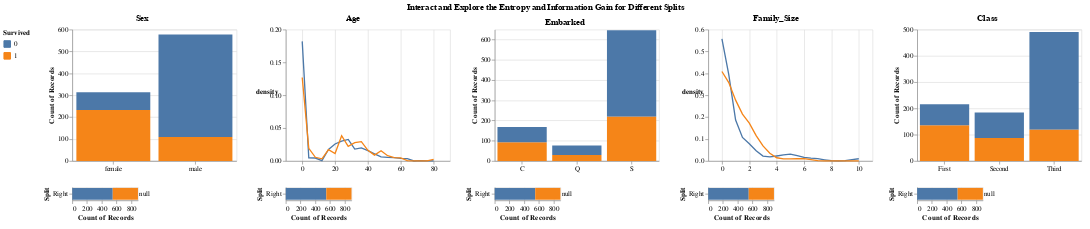

The notebook cell saved with this chart:
### Markdown cell above
## Let's Build Our Own Decision Tree Using an Interactive Visualization

With our Information Gain score in hand, we’re now ready to pick the best possible first split.

### Code cell
build_interactive_decision_tree(
    titanic_df, show_splits=True
).properties(title = "Interact and Explore the Entropy and Information Gain for Different Splits")

### Figure 1 — Vega-Lite specification as saved in the notebook (floating-point values rounded to 4 significant figures; data arrays with more than 128 entries replaced by an {"elided": "..."} marker saying what was removed)
{"config": {"view": {"continuousWidth": 400, "continuousHeight": 300}, "title": {"anchor": "middle"}}, "hconcat": [{"vconcat": [{"data": {"name": "data-aa8c16ed6ba88c9c815e9b78a6a43374"}, "mark": "bar", "encoding": {"color": {"type": "nominal", "field": "Survived", "legend": {"orient": "left"}, "sort": [1, 0]}, "opacity": {"condition": {"value": 1, "selection": "selector019"}, "value": 0.3}, "x": {"type": "nominal", "axis": {"labelAngle": 0}, "field": "Sex", "title": null}, "y": {"type": "quantitative", "aggregate": "count"}}, "height": 200, "selection": {"selector019": {"type": "single", "fields": ["Sex"]}}, "width": 250}, {"hconcat": [{"layer": [{"mark": "bar", "encoding": {"color": {"type": "nominal", "field": "Survived", "sort": [1, 0]}, "x": {"type": "quantitative", "aggregate": "count", "scale": {"domain": [0, 891]}}, "y": {"type": "nominal", "field": "Split"}}, "transform": [{"calculate": "selector019['Sex']", "as": "split_val"}, {"calculate": "datum.Sex == datum.split_val?'Left':'Right'", "as": "Split"}], "width": 100}, {"mark": {"type": "text", "dx": 10}, "encoding": {"text": {"type": "quantitative", "field": "Entropy"}, "x": {"type": "quantitative", "aggregate": "count", "scale": {"domain": [0, 891]}}, "y": {"type": "nominal", "field": "Split"}}, "transform": [{"calculate": "selector019['Sex']", "as": "split_val"}, {"calculate": "datum.Sex == datum.split_val?'Left':'Right'", "as": "Split"}, {"lookup": "split_val", "from": {"data": {"name": "data-ee7fcfcc52a78b531e467c550b3fc74f"}, "key": "Split_Val", "fields": ["Left_Entropy", "Right_Entropy"]}}, {"calculate": "datum.Split == 'Left'?datum.Left_Entropy:datum.Right_Entropy", "as": "Entropy"}]}], "data": {"name": "data-aa8c16ed6ba88c9c815e9b78a6a43374"}}, {"vconcat": [{"mark": "text", "encoding": {"text": {"type": "nominal", "field": "chart_text"}}, "transform": [{"calculate": "selector019['Sex']", "as": "selected_val"}, {"filter": "((datum.Split_Val <= datum.selected_val) && (datum.Split_Val >= datum.selected_val))"}, {"calculate": "('For Sex=' + datum.selected_val)", "as": "chart_text"}], "width": 120}, {"mark": "text", "encoding": {"text": {"type": "nominal", "field": "chart_text"}}, "transform": [{"calculate": "selector019['Sex']", "as": "selected_val"}, {"filter": "((datum.Split_Val <= datum.selected_val) && (datum.Split_Val >= datum.selected_val))"}, {"calculate": "('Information Gain: ' + datum.Information_Gain)", "as": "chart_text"}], "width": 120}], "data": {"name": "data-ee7fcfcc52a78b531e467c550b3fc74f"}}]}], "title": "Sex"}, {"vconcat": [{"layer": [{"data": {"name": "data-1b1ad364eb6985e496936a585856e77a"}, "mark": {"type": "bar", "align": "left", "binSpacing": 0, "size": 2.5}, "encoding": {"color": {"value": "lightgrey"}, "opacity": {"condition": {"value": 0.3, "test": "(datum.val <= datum.key)"}, "value": 0}, "x": {"type": "quantitative", "field": "Age", "title": null}, "y": {"type": "quantitative", "axis": null, "field": "Height"}}, "height": 200, "selection": {"selector020": {"type": "single", "fields": ["Age"], "on": "mouseover", "nearest": true}}, "transform": [{"calculate": "selector020['Age']", "as": "key"}, {"calculate": "datum.Age", "as": "val"}]}, {"data": {"name": "data-f52098bab16cb7da47a93e08f6df8427"}, "mark": "line", "encoding": {"color": {"type": "nominal", "field": "Survived"}, "x": {"type": "quantitative", "field": "value", "title": null}, "y": {"type": "quantitative", "axis": {"labelAngle": 0, "titleAngle": 0}, "field": "density"}}, "height": 200, "transform": [{"density": "value", "bandwidth": 0.5, "groupby": ["variable", "Survived"], "steps": 20}, {"joinaggregate": [{"op": "max", "field": "density", "as": "max_density"}]}], "width": 250}], "resolve": {"scale": {"y": "independent"}}}, {"hconcat": [{"data": {"name": "data-f52098bab16cb7da47a93e08f6df8427"}, "mark": "bar", "encoding": {"color": {"type": "nominal", "field": "Survived", "sort": [1, 0]}, "x": {"type": "quantitative", "aggregate": "count", "scale": {"domain": [0, 891]}}, "y": {"type": "nominal", "field": "Split"}}, "transform": [{"calculate": "selector020['Age']", "as": "split_val"}, {"calculate": "datum.value <= datum.split_val?'Left':'Right'", "as": "Split"}], "width": 100}, {"vconcat": [{"mark": "text", "encoding": {"text": {"type": "nominal", "field": "chart_text"}}, "transform": [{"calculate": "selector020['Age']", "as": "selected_val"}, {"filter": "((datum.Split_Val <= datum.selected_val) && (datum.Split_Val >= datum.selected_val))"}, {"calculate": "('For Age<=' + datum.selected_val)", "as": "chart_text"}], "width": 120}, {"mark": "text", "encoding": {"text": {"type": "nominal", "field": "chart_text"}}, "transform": [{"calculate": "selector020['Age']", "as": "selected_val"}, {"filter": "((datum.Split_Val <= datum.selected_val) && (datum.Split_Val >= datum.selected_val))"}, {"calculate": "('Information Gain: ' + datum.Information_Gain)", "as": "chart_text"}], "width": 120}], "data": {"name": "data-1387304e1671e585b239a9f15344403d"}}]}], "resolve": {"scale": {"x": "shared"}}, "title": "Age"}, {"vconcat": [{"data": {"name": "data-1f7bc10a46cff10c6cd0d3e8919f04c1"}, "mark": "bar", "encoding": {"color": {"type": "nominal", "field": "Survived", "legend": {"orient": "left"}, "sort": [1, 0]}, "opacity": {"condition": {"value": 1, "selection": "selector021"}, "value": 0.3}, "x": {"type": "nominal", "axis": {"labelAngle": 0}, "field": "Embarked", "title": null}, "y": {"type": "quantitative", "aggregate": "count"}}, "height": 200, "selection": {"selector021": {"type": "single", "fields": ["Embarked"]}}, "width": 250}, {"hconcat": [{"layer": [{"mark": "bar", "encoding": {"color": {"type": "nominal", "field": "Survived", "sort": [1, 0]}, "x": {"type": "quantitative", "aggregate": "count", "scale": {"domain": [0, 891]}}, "y": {"type": "nominal", "field": "Split"}}, "transform": [{"calculate": "selector021['Embarked']", "as": "split_val"}, {"calculate": "datum.Embarked == datum.split_val?'Left':'Right'", "as": "Split"}], "width": 100}, {"mark": {"type": "text", "dx": 10}, "encoding": {"text": {"type": "quantitative", "field": "Entropy"}, "x": {"type": "quantitative", "aggregate": "count", "scale": {"domain": [0, 891]}}, "y": {"type": "nominal", "field": "Split"}}, "transform": [{"calculate": "selector021['Embarked']", "as": "split_val"}, {"calculate": "datum.Embarked == datum.split_val?'Left':'Right'", "as": "Split"}, {"lookup": "split_val", "from": {"data": {"name": "data-2e06b5398506827b79da3ef6eabaf98e"}, "key": "Split_Val", "fields": ["Left_Entropy", "Right_Entropy"]}}, {"calculate": "datum.Split == 'Left'?datum.Left_Entropy:datum.Right_Entropy", "as": "Entropy"}]}], "data": {"name": "data-1f7bc10a46cff10c6cd0d3e8919f04c1"}}, {"vconcat": [{"mark": "text", "encoding": {"text": {"type": "nominal", "field": "chart_text"}}, "transform": [{"calculate": "selector021['Embarked']", "as": "selected_val"}, {"filter": "((datum.Split_Val <= datum.selected_val) && (datum.Split_Val >= datum.selected_val))"}, {"calculate": "('For Embarked=' + datum.selected_val)", "as": "chart_text"}], "width": 120}, {"mark": "text", "encoding": {"text": {"type": "nominal", "field": "chart_text"}}, "transform": [{"calculate": "selector021['Embarked']", "as": "selected_val"}, {"filter": "((datum.Split_Val <= datum.selected_val) && (datum.Split_Val >= datum.selected_val))"}, {"calculate": "('Information Gain: ' + datum.Information_Gain)", "as": "chart_text"}], "width": 120}], "data": {"name": "data-2e06b5398506827b79da3ef6eabaf98e"}}]}], "title": "Embarked"}, {"vconcat": [{"layer": [{"data": {"name": "data-bb21a63e679aa78c1165bbab8b1465db"}, "mark": {"type": "bar", "align": "left", "binSpacing": 0, "size": 20.0}, "encoding": {"color": {"value": "lightgrey"}, "opacity": {"condition": {"value": 0.3, "test": "(datum.val <= datum.key)"}, "value": 0}, "x": {"type": "quantitative", "field": "Family_Size", "title": null}, "y": {"type": "quantitative", "axis": null, "field": "Height"}}, "height": 200, "selection": {"selector022": {"type": "single", "fields": ["Family_Size"], "on": "mouseover", "nearest": true}}, "transform": [{"calculate": "selector022['Family_Size']", "as": "key"}, {"calculate": "datum.Family_Size", "as": "val"}]}, {"data": {"name": "data-39ace2853cd333059cbb2bc6aaa7c0b9"}, "mark": "line", "encoding": {"color": {"type": "nominal", "field": "Survived"}, "x": {"type": "quantitative", "field": "value", "title": null}, "y": {"type": "quantitative", "axis": {"labelAngle": 0, "titleAngle": 0}, "field": "density"}}, "height": 200, "transform": [{"density": "value", "bandwidth": 0.5, "groupby": ["variable", "Survived"], "steps": 20}, {"joinaggregate": [{"op": "max", "field": "density", "as": "max_density"}]}], "width": 250}], "resolve": {"scale": {"y": "independent"}}}, {"hconcat": [{"data": {"name": "data-39ace2853cd333059cbb2bc6aaa7c0b9"}, "mark": "bar", "encoding": {"color": {"type": "nominal", "field": "Survived", "sort": [1, 0]}, "x": {"type": "quantitative", "aggregate": "count", "scale": {"domain": [0, 891]}}, "y": {"type": "nominal", "field": "Split"}}, "transform": [{"calculate": "selector022['Family_Size']", "as": "split_val"}, {"calculate": "datum.value <= datum.split_val?'Left':'Right'", "as": "Split"}], "width": 100}, {"vconcat": [{"mark": "text", "encoding": {"text": {"type": "nominal", "field": "chart_text"}}, "transform": [{"calculate": "selector022['Family_Size']", "as": "selected_val"}, {"filter": "((datum.Split_Val <= datum.selected_val) && (datum.Split_Val >= datum.selected_val))"}, {"calculate": "('For Family_Size<=' + datum.selected_val)", "as": "chart_text"}], "width": 120}, {"mark": "text", "encoding": {"text": {"type": "nominal", "field": "chart_text"}}, "transform": [{"calculate": "selector022['Family_Size']", "as": "selected_val"}, {"filter": "((datum.Split_Val <= datum.selected_val) && (datum.Split_Val >= datum.selected_val))"}, {"calculate": "('Information Gain: ' + datum.Information_Gain)", "as": "chart_text"}], "width": 120}], "data": {"name": "data-edc7eaf356b977435b9fdaae7ad95d6d"}}]}], "resolve": {"scale": {"x": "shared"}}, "title": "Family_Size"}, {"vconcat": [{"data": {"name": "data-0d08aa15e8c860a9696a419c3e7737ad"}, "mark": "bar", "encoding": {"color": {"type": "nominal", "field": "Survived", "legend": {"orient": "left"}, "sort": [1, 0]}, "opacity": {"condition": {"value": 1, "selection": "selector023"}, "value": 0.3}, "x": {"type": "nominal", "axis": {"labelAngle": 0}, "field": "Class", "title": null}, "y": {"type": "quantitative", "aggregate": "count"}}, "height": 200, "selection": {"selector023": {"type": "single", "fields": ["Class"]}}, "width": 250}, {"hconcat": [{"layer": [{"mark": "bar", "encoding": {"color": {"type": "nominal", "field": "Survived", "sort": [1, 0]}, "x": {"type": "quantitative", "aggregate": "count", "scale": {"domain": [0, 891]}}, "y": {"type": "nominal", "field": "Split"}}, "transform": [{"calculate": "selector023['Class']", "as": "split_val"}, {"calculate": "datum.Class == datum.split_val?'Left':'Right'", "as": "Split"}], "width": 100}, {"mark": {"type": "text", "dx": 10}, "encoding": {"text": {"type": "quantitative", "field": "Entropy"}, "x": {"type": "quantitative", "aggregate": "count", "scale": {"domain": [0, 891]}}, "y": {"type": "nominal", "field": "Split"}}, "transform": [{"calculate": "selector023['Class']", "as": "split_val"}, {"calculate": "datum.Class == datum.split_val?'Left':'Right'", "as": "Split"}, {"lookup": "split_val", "from": {"data": {"name": "data-ef506a6bfeede45c99606a586901a639"}, "key": "Split_Val", "fields": ["Left_Entropy", "Right_Entropy"]}}, {"calculate": "datum.Split == 'Left'?datum.Left_Entropy:datum.Right_Entropy", "as": "Entropy"}]}], "data": {"name": "data-0d08aa15e8c860a9696a419c3e7737ad"}}, {"vconcat": [{"mark": "text", "encoding": {"text": {"type": "nominal", "field": "chart_text"}}, "transform": [{"calculate": "selector023['Class']", "as": "selected_val"}, {"filter": "((datum.Split_Val <= datum.selected_val) && (datum.Split_Val >= datum.selected_val))"}, {"calculate": "('For Class=' + datum.selected_val)", "as": "chart_text"}], "width": 120}, {"mark": "text", "encoding": {"text": {"type": "nominal", "field": "chart_text"}}, "transform": [{"calculate": "selector023['Class']", "as": "selected_val"}, {"filter": "((datum.Split_Val <= datum.selected_val) && (datum.Split_Val >= datum.selected_val))"}, {"calculate": "('Information Gain: ' + datum.Information_Gain)", "as": "chart_text"}], "width": 120}], "data": {"name": "data-ef506a6bfeede45c99606a586901a639"}}]}], "title": "Class"}], "title": "Interact and Explore the Entropy and Information Gain for Different Splits", "$schema": "https://vega.github.io/schema/vega-lite/v4.0.2.json", "datasets": {"data-aa8c16ed6ba88c9c815e9b78a6a43374": {"elided": "891 records"}, "data-ee7fcfcc52a78b531e467c550b3fc74f": [{"Split_Val": "female", "Left_Entropy": 82.0, "Right_Entropy": 70.0, "Information_Gain": 21.77, "Feature": "Sex"}, {"Split_Val": "male", "Left_Entropy": 70.0, "Right_Entropy": 82.0, "Information_Gain": 21.77, "Feature": "Sex"}], "data-1b1ad364eb6985e496936a585856e77a": [{"Age": 0, "Height": 1}, {"Age": 1, "Height": 1}, {"Age": 2, "Height": 1}, {"Age": 3, "Height": 1}, {"Age": 4, "Height": 1}, {"Age": 5, "Height": 1}, {"Age": 6, "Height": 1}, {"Age": 7, "Height": 1}, {"Age": 8, "Height": 1}, {"Age": 9, "Height": 1}, {"Age": 10, "Height": 1}, {"Age": 11, "Height": 1}, {"Age": 12, "Height": 1}, {"Age": 13, "Height": 1}, {"Age": 14, "Height": 1}, {"Age": 15, "Height": 1}, {"Age": 16, "Height": 1}, {"Age": 17, "Height": 1}, {"Age": 18, "Height": 1}, {"Age": 19, "Height": 1}, {"Age": 20, "Height": 1}, {"Age": 21, "Height": 1}, {"Age": 22, "Height": 1}, {"Age": 23, "Height": 1}, {"Age": 24, "Height": 1}, {"Age": 25, "Height": 1}, {"Age": 26, "Height": 1}, {"Age": 27, "Height": 1}, {"Age": 28, "Height": 1}, {"Age": 29, "Height": 1}, {"Age": 30, "Height": 1}, {"Age": 31, "Height": 1}, {"Age": 32, "Height": 1}, {"Age": 33, "Height": 1}, {"Age": 34, "Height": 1}, {"Age": 35, "Height": 1}, {"Age": 36, "Height": 1}, {"Age": 37, "Height": 1}, {"Age": 38, "Height": 1}, {"Age": 39, "Height": 1}, {"Age": 40, "Height": 1}, {"Age": 41, "Height": 1}, {"Age": 42, "Height": 1}, {"Age": 43, "Height": 1}, {"Age": 44, "Height": 1}, {"Age": 45, "Height": 1}, {"Age": 46, "Height": 1}, {"Age": 47, "Height": 1}, {"Age": 48, "Height": 1}, {"Age": 49, "Height": 1}, {"Age": 50, "Height": 1}, {"Age": 51, "Height": 1}, {"Age": 52, "Height": 1}, {"Age": 53, "Height": 1}, {"Age": 54, "Height": 1}, {"Age": 55, "Height": 1}, {"Age": 56, "Height": 1}, {"Age": 57, "Height": 1}, {"Age": 58, "Height": 1}, {"Age": 59, "Height": 1}, {"Age": 60, "Height": 1}, {"Age": 61, "Height": 1}, {"Age": 62, "Height": 1}, {"Age": 63, "Height": 1}, {"Age": 64, "Height": 1}, {"Age": 65, "Height": 1}, {"Age": 66, "Height": 1}, {"Age": 67, "Height": 1}, {"Age": 68, "Height": 1}, {"Age": 69, "Height": 1}, {"Age": 70, "Height": 1}, {"Age": 71, "Height": 1}, {"Age": 72, "Height": 1}, {"Age": 73, "Height": 1}, {"Age": 74, "Height": 1}, {"Age": 75, "Height": 1}, {"Age": 76, "Height": 1}, {"Age": 77, "Height": 1}, {"Age": 78, "Height": 1}, {"Age": 79, "Height": 1}], "data-f52098bab16cb7da47a93e08f6df8427": {"elided": "891 records"}, "data-1387304e1671e585b239a9f15344403d": [{"Split_Val": 0, "Left_Entropy": 0.0, "Right_Entropy": 97.0, "Information_Gain": 18.13, "Feature": "Age"}, {"Split_Val": 1, "Left_Entropy": 59.0, "Right_Entropy": 97.0, "Information_Gain": 18.99, "Feature": "Age"}, {"Split_Val": 2, "Left_Entropy": 95.0, "Right_Entropy": 97.0, "Information_Gain": 18.37, "Feature": "Age"}, {"Split_Val": 3, "Left_Entropy": 92.0, "Right_Entropy": 97.0, "Information_Gain": 18.68, "Feature": "Age"}, {"Split_Val": 4, "Left_Entropy": 91.0, "Right_Entropy": 96.0, "Information_Gain": 18.99, "Feature": "Age"}, {"Split_Val": 5, "Left_Entropy": 88.0, "Right_Entropy": 96.0, "Information_Gain": 19.37, "Feature": "Age"}, {"Split_Val": 6, "Left_Entropy": 88.0, "Right_Entropy": 96.0, "Information_Gain": 19.44, "Feature": "Age"}, {"Split_Val": 7, "Left_Entropy": 90.0, "Right_Entropy": 96.0, "Information_Gain": 19.31, "Feature": "Age"}, {"Split_Val": 8, "Left_Entropy": 92.0, "Right_Entropy": 96.0, "Information_Gain": 19.29, "Feature": "Age"}, {"Split_Val": 9, "Left_Entropy": 96.0, "Right_Entropy": 96.0, "Information_Gain": 18.94, "Feature": "Age"}, {"Split_Val": 10, "Left_Entropy": 97.0, "Right_Entropy": 96.0, "Information_Gain": 18.8, "Feature": "Age"}, {"Split_Val": 11, "Left_Entropy": 98.0, "Right_Entropy": 96.0, "Information_Gain": 18.68, "Feature": "Age"}, {"Split_Val": 12, "Left_Entropy": 98.0, "Right_Entropy": 96.0, "Information_Gain": 18.74, "Feature": "Age"}, {"Split_Val": 13, "Left_Entropy": 98.0, "Right_Entropy": 96.0, "Information_Gain": 18.87, "Feature": "Age"}, {"Split_Val": 14, "Left_Entropy": 98.0, "Right_Entropy": 96.0, "Information_Gain": 18.82, "Feature": "Age"}, {"Split_Val": 15, "Left_Entropy": 98.0, "Right_Entropy": 96.0, "Information_Gain": 19.03, "Feature": "Age"}, {"Split_Val": 16, "Left_Entropy": 99.0, "Right_Entropy": 96.0, "Information_Gain": 18.78, "Feature": "Age"}, {"Split_Val": 17, "Left_Entropy": 100.0, "Right_Entropy": 96.0, "Information_Gain": 18.78, "Feature": "Age"}, {"Split_Val": 18, "Left_Entropy": 100.0, "Right_Entropy": 96.0, "Information_Gain": 18.53, "Feature": "Age"}, {"Split_Val": 19, "Left_Entropy": 100.0, "Right_Entropy": 96.0, "Information_Gain": 18.39, "Feature": "Age"}, {"Split_Val": 20, "Left_Entropy": 99.0, "Right_Entropy": 96.0, "Information_Gain": 18.18, "Feature": "Age"}, {"Split_Val": 21, "Left_Entropy": 98.0, "Right_Entropy": 97.0, "Information_Gain": 18.02, "Feature": "Age"}, {"Split_Val": 22, "Left_Entropy": 98.0, "Right_Entropy": 97.0, "Information_Gain": 18.02, "Feature": "Age"}, {"Split_Val": 23, "Left_Entropy": 98.0, "Right_Entropy": 97.0, "Information_Gain": 18.0, "Feature": "Age"}, {"Split_Val": 24, "Left_Entropy": 98.0, "Right_Entropy": 97.0, "Information_Gain": 18.04, "Feature": "Age"}, {"Split_Val": 25, "Left_Entropy": 98.0, "Right_Entropy": 97.0, "Information_Gain": 17.99, "Feature": "Age"}, {"Split_Val": 26, "Left_Entropy": 98.0, "Right_Entropy": 97.0, "Information_Gain": 17.98, "Feature": "Age"}, {"Split_Val": 27, "Left_Entropy": 98.0, "Right_Entropy": 97.0, "Information_Gain": 18.02, "Feature": "Age"}, {"Split_Val": 28, "Left_Entropy": 97.0, "Right_Entropy": 97.0, "Information_Gain": 17.98, "Feature": "Age"}, {"Split_Val": 29, "Left_Entropy": 97.0, "Right_Entropy": 97.0, "Information_Gain": 17.98, "Feature": "Age"}, {"Split_Val": 30, "Left_Entropy": 97.0, "Right_Entropy": 98.0, "Information_Gain": 17.99, "Feature": "Age"}, {"Split_Val": 31, "Left_Entropy": 97.0, "Right_Entropy": 97.0, "Information_Gain": 17.98, "Feature": "Age"}, {"Split_Val": 32, "Left_Entropy": 98.0, "Right_Entropy": 97.0, "Information_Gain": 17.99, "Feature": "Age"}, {"Split_Val": 33, "Left_Entropy": 98.0, "Right_Entropy": 97.0, "Information_Gain": 17.99, "Feature": "Age"}, {"Split_Val": 34, "Left_Entropy": 98.0, "Right_Entropy": 97.0, "Information_Gain": 17.99, "Feature": "Age"}, {"Split_Val": 35, "Left_Entropy": 98.0, "Right_Entropy": 96.0, "Information_Gain": 18.04, "Feature": "Age"}, {"Split_Val": 36, "Left_Entropy": 98.0, "Right_Entropy": 95.0, "Information_Gain": 18.09, "Feature": "Age"}, {"Split_Val": 37, "Left_Entropy": 98.0, "Right_Entropy": 96.0, "Information_Gain": 18.05, "Feature": "Age"}, {"Split_Val": 38, "Left_Entropy": 98.0, "Right_Entropy": 95.0, "Information_Gain": 18.07, "Feature": "Age"}, {"Split_Val": 39, "Left_Entropy": 98.0, "Right_Entropy": 95.0, "Information_Gain": 18.06, "Feature": "Age"}, {"Split_Val": 40, "Left_Entropy": 98.0, "Right_Entropy": 95.0, "Information_Gain": 18.06, "Feature": "Age"}, {"Split_Val": 41, "Left_Entropy": 98.0, "Right_Entropy": 95.0, "Information_Gain": 18.05, "Feature": "Age"}, {"Split_Val": 42, "Left_Entropy": 98.0, "Right_Entropy": 95.0, "Information_Gain": 18.08, "Feature": "Age"}, {"Split_Val": 43, "Left_Entropy": 98.0, "Right_Entropy": 95.0, "Information_Gain": 18.05, "Feature": "Age"}, {"Split_Val": 44, "Left_Entropy": 98.0, "Right_Entropy": 95.0, "Information_Gain": 18.03, "Feature": "Age"}, {"Split_Val": 45, "Left_Entropy": 98.0, "Right_Entropy": 95.0, "Information_Gain": 18.04, "Feature": "Age"}, {"Split_Val": 46, "Left_Entropy": 98.0, "Right_Entropy": 96.0, "Information_Gain": 18.0, "Feature": "Age"}, {"Split_Val": 47, "Left_Entropy": 97.0, "Right_Entropy": 98.0, "Information_Gain": 17.99, "Feature": "Age"}, {"Split_Val": 48, "Left_Entropy": 98.0, "Right_Entropy": 96.0, "Information_Gain": 17.99, "Feature": "Age"}, {"Split_Val": 49, "Left_Entropy": 98.0, "Right_Entropy": 95.0, "Information_Gain": 18.03, "Feature": "Age"}, {"Split_Val": 50, "Left_Entropy": 98.0, "Right_Entropy": 93.0, "Information_Gain": 18.08, "Feature": "Age"}, {"Split_Val": 51, "Left_Entropy": 98.0, "Right_Entropy": 93.0, "Information_Gain": 18.05, "Feature": "Age"}, {"Split_Val": 52, "Left_Entropy": 98.0, "Right_Entropy": 92.0, "Information_Gain": 18.08, "Feature": "Age"}, {"Split_Val": 53, "Left_Entropy": 98.0, "Right_Entropy": 90.0, "Information_Gain": 18.12, "Feature": "Age"}, {"Split_Val": 54, "Left_Entropy": 98.0, "Right_Entropy": 89.0, "Information_Gain": 18.13, "Feature": "Age"}, {"Split_Val": 55, "Left_Entropy": 98.0, "Right_Entropy": 88.0, "Information_Gain": 18.15, "Feature": "Age"}, {"Split_Val": 56, "Left_Entropy": 98.0, "Right_Entropy": 86.0, "Information_Gain": 18.17, "Feature": "Age"}, {"Split_Val": 57, "Left_Entropy": 98.0, "Right_Entropy": 88.0, "Information_Gain": 18.11, "Feature": "Age"}, {"Split_Val": 58, "Left_Entropy": 98.0, "Right_Entropy": 81.0, "Information_Gain": 18.24, "Feature": "Age"}, {"Split_Val": 59, "Left_Entropy": 98.0, "Right_Entropy": 84.0, "Information_Gain": 18.16, "Feature": "Age"}, {"Split_Val": 60, "Left_Entropy": 98.0, "Right_Entropy": 77.0, "Information_Gain": 18.25, "Feature": "Age"}, {"Split_Val": 61, "Left_Entropy": 98.0, "Right_Entropy": 83.0, "Information_Gain": 18.13, "Feature": "Age"}, {"Split_Val": 62, "Left_Entropy": 98.0, "Right_Entropy": 72.0, "Information_Gain": 18.22, "Feature": "Age"}, {"Split_Val": 63, "Left_Entropy": 98.0, "Right_Entropy": 39.0, "Information_Gain": 18.58, "Feature": "Age"}, {"Split_Val": 64, "Left_Entropy": 98.0, "Right_Entropy": 44.0, "Information_Gain": 18.44, "Feature": "Age"}, {"Split_Val": 65, "Left_Entropy": 98.0, "Right_Entropy": 54.0, "Information_Gain": 18.24, "Feature": "Age"}, {"Split_Val": 66, "Left_Entropy": 98.0, "Right_Entropy": 59.0, "Information_Gain": 18.17, "Feature": "Age"}, {"Split_Val": 67, "Left_Entropy": 98.0, "Right_Entropy": 59.0, "Information_Gain": 18.17, "Feature": "Age"}, {"Split_Val": 68, "Left_Entropy": 98.0, "Right_Entropy": 59.0, "Information_Gain": 18.17, "Feature": "Age"}, {"Split_Val": 69, "Left_Entropy": 98.0, "Right_Entropy": 59.0, "Information_Gain": 18.17, "Feature": "Age"}, {"Split_Val": 70, "Left_Entropy": 97.0, "Right_Entropy": 81.0, "Information_Gain": 18.02, "Feature": "Age"}, {"Split_Val": 71, "Left_Entropy": 97.0, "Right_Entropy": 100.0, "Information_Gain": 17.99, "Feature": "Age"}, {"Split_Val": 72, "Left_Entropy": 97.0, "Right_Entropy": 100.0, "Information_Gain": 17.99, "Feature": "Age"}, {"Split_Val": 73, "Left_Entropy": 97.0, "Right_Entropy": 100.0, "Information_Gain": 17.99, "Feature": "Age"}, {"Split_Val": 74, "Left_Entropy": 97.0, "Right_Entropy": 0.0, "Information_Gain": 18.13, "Feature": "Age"}, {"Split_Val": 75, "Left_Entropy": 97.0, "Right_Entropy": 0.0, "Information_Gain": 18.13, "Feature": "Age"}, {"Split_Val": 76, "Left_Entropy": 97.0, "Right_Entropy": 0.0, "Information_Gain": 18.13, "Feature": "Age"}, {"Split_Val": 77, "Left_Entropy": 97.0, "Right_Entropy": 0.0, "Information_Gain": 18.13, "Feature": "Age"}, {"Split_Val": 78, "Left_Entropy": 97.0, "Right_Entropy": 0.0, "Information_Gain": 18.13, "Feature": "Age"}, {"Split_Val": 79, "Left_Entropy": 97.0, "Right_Entropy": 0.0, "Information_Gain": 18.13, "Feature": "Age"}], "data-1f7bc10a46cff10c6cd0d3e8919f04c1": {"elided": "891 records"}, "data-2e06b5398506827b79da3ef6eabaf98e": [{"Split_Val": "C", "Left_Entropy": 99.0, "Right_Entropy": 93.0, "Information_Gain": 1.99, "Feature": "Embarked"}, {"Split_Val": "Q", "Left_Entropy": 96.0, "Right_Entropy": 96.0, "Information_Gain": 0.0, "Feature": "Embarked"}, {"Split_Val": "S", "Left_Entropy": 92.0, "Right_Entropy": 100.0, "Information_Gain": 1.59, "Feature": "Embarked"}], "data-bb21a63e679aa78c1165bbab8b1465db": [{"Family_Size": 0, "Height": 1}, {"Family_Size": 1, "Height": 1}, {"Family_Size": 2, "Height": 1}, {"Family_Size": 3, "Height": 1}, {"Family_Size": 4, "Height": 1}, {"Family_Size": 5, "Height": 1}, {"Family_Size": 6, "Height": 1}, {"Family_Size": 7, "Height": 1}, {"Family_Size": 8, "Height": 1}, {"Family_Size": 9, "Height": 1}], "data-39ace2853cd333059cbb2bc6aaa7c0b9": {"elided": "891 records"}, "data-edc7eaf356b977435b9fdaae7ad95d6d": [{"Split_Val": 0, "Left_Entropy": 89.0, "Right_Entropy": 100.0, "Information_Gain": 2.97, "Feature": "Family_Size"}, {"Split_Val": 1, "Left_Entropy": 94.0, "Right_Entropy": 100.0, "Information_Gain": 0.57, "Feature": "Family_Size"}, {"Split_Val": 2, "Left_Entropy": 96.0, "Right_Entropy": 93.0, "Information_Gain": 0.07, "Feature": "Family_Size"}, {"Split_Val": 3, "Left_Entropy": 97.0, "Right_Entropy": 64.0, "Information_Gain": 1.27, "Feature": "Family_Size"}, {"Split_Val": 4, "Left_Entropy": 97.0, "Right_Entropy": 61.0, "Information_Gain": 1.07, "Feature": "Family_Size"}, {"Split_Val": 5, "Left_Entropy": 96.0, "Right_Entropy": 63.0, "Information_Gain": 0.5, "Feature": "Family_Size"}, {"Split_Val": 6, "Left_Entropy": 96.0, "Right_Entropy": 0.0, "Information_Gain": 1.03, "Feature": "Family_Size"}, {"Split_Val": 7, "Left_Entropy": 96.0, "Right_Entropy": 0.0, "Information_Gain": 0.55, "Feature": "Family_Size"}, {"Split_Val": 8, "Left_Entropy": 96.0, "Right_Entropy": 0.0, "Information_Gain": 0.55, "Feature": "Family_Size"}, {"Split_Val": 9, "Left_Entropy": 96.0, "Right_Entropy": 0.0, "Information_Gain": 0.55, "Feature": "Family_Size"}], "data-0d08aa15e8c860a9696a419c3e7737ad": {"elided": "891 records"}, "data-ef506a6bfeede45c99606a586901a639": [{"Split_Val": "First", "Left_Entropy": 95.0, "Right_Entropy": 89.0, "Information_Gain": 5.78, "Feature": "Class"}, {"Split_Val": "Second", "Left_Entropy": 100.0, "Right_Entropy": 94.0, "Information_Gain": 0.62, "Feature": "Class"}, {"Split_Val": "Third", "Left_Entropy": 80.0, "Right_Entropy": 99.0, "Information_Gain": 7.58, "Feature": "Class"}]}}
